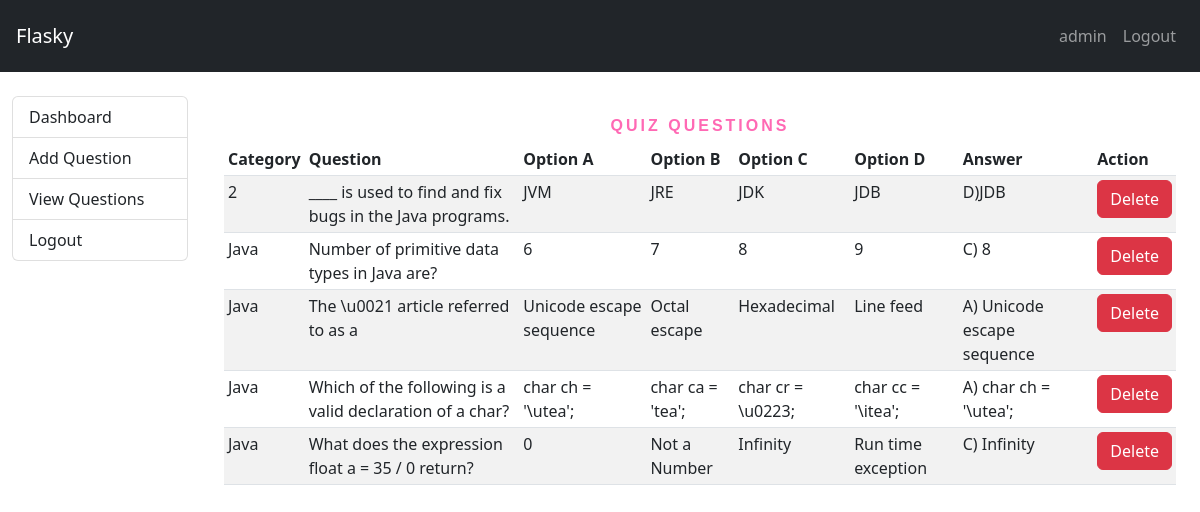
Before: /quiz/view (signed in) with the older database file.
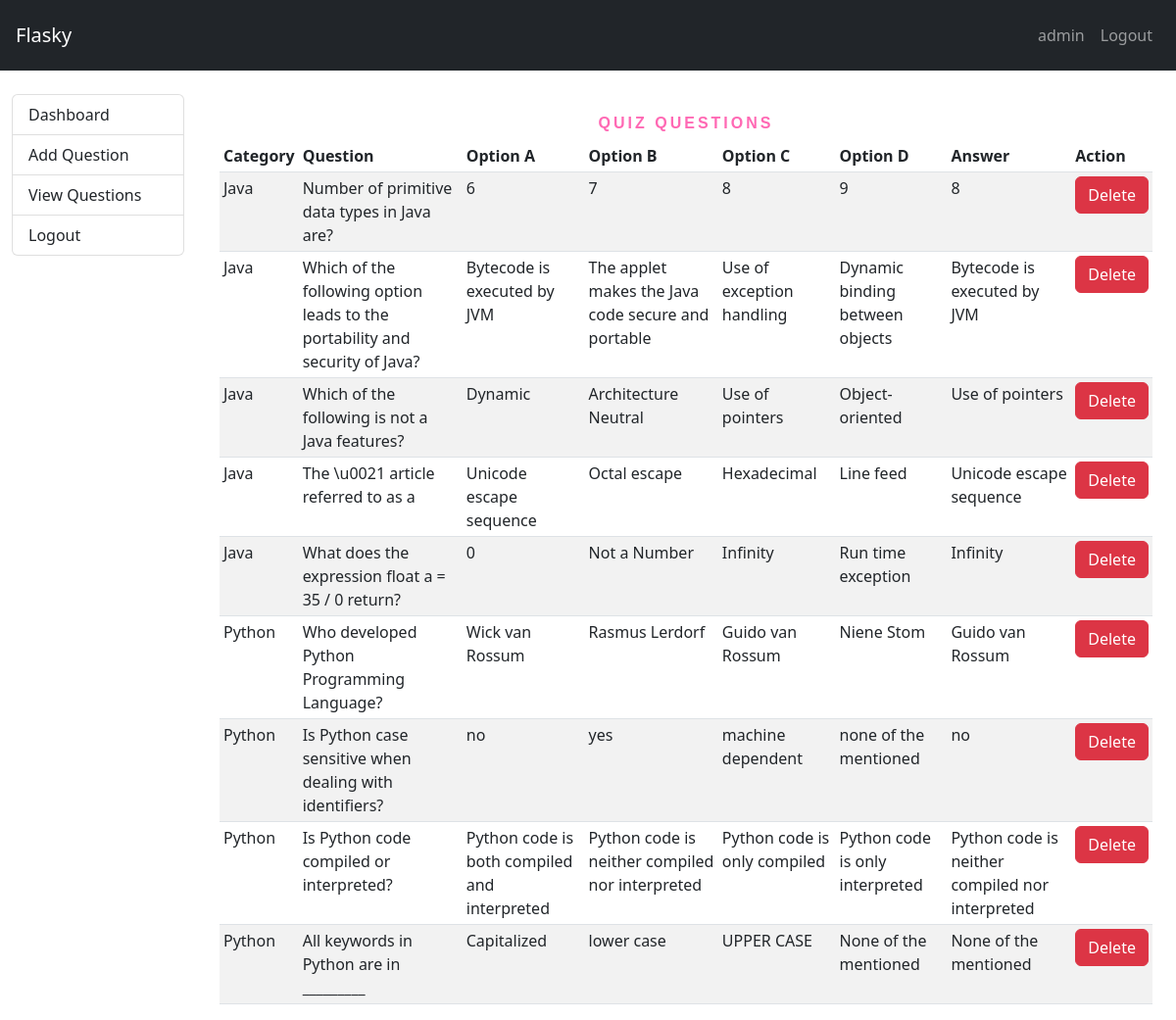
After: the same page with the newer database file.
### app.py (models this page shows, shortened)
class Quiz(db.Model):
    id = db.Column(db.Integer, primary_key=True)
    question= db.Column(db.String(1024), unique=True, nullable=False)
    option_A = db.Column(db.String(500), nullable=False)
    option_B = db.Column(db.String(500), nullable=False)
    option_C = db.Column(db.String(500), nullable=False)
    option_D = db.Column(db.String(500), nullable=False)
    answer=db.Column(db.String(500),nullable=False)
    category = db.Column(db.String(80), nullable=False)
    created_on = db.Column(db.DateTime, default=datetime.now)

### app.py (the view)
@app.route('/quiz/view')
def view_questions():
    if session.get('is_logged_in', False) and session.get('is_admin',False):
        questions = Quiz.query.all()
        return render_template('view_questions.html', questions=questions)
    else:
        flash('Login in admin to access this content','danger')
        return redirect('/')

### templates/view_questions.html (shortened to what this page needs)
{% extends 'layout/base.html' %}
{% block body %}
<div class="container-fluid vh-100">
  <div class="row">
    <div class="col-md-2 mt-4">
      {% include "partials/dashboard_menu.html" %}
    </div>
    <div class="col-md-10 mt-4">
      <div class="container">
        <div class="row">
          <div class="col-md-12 mx-auto">
          <h1 class="display1">Quiz Questions</h1>
          <table class="table table-striped table-sm">
            <thead>
              <tr>
                <th scope="col">Category</th>
                <th scope="col">Question</th>
                <th scope="col">Option A</th>
                <th scope="col">Option B</th>
                <th scope="col">Option C</th>
                <th scope="col">Option D</th>
                <th scope="col">Answer</th>
                <th scope="col">Action</th>
              </tr>
            </thead>
            <tbody>
              {% for question in questions %}
              <tr>
                <td>{{ question.category }}</td>
                <td>{{ question.question }}</td>
                <td>{{ question.option_A }}</td>
                <td>{{ question.option_B }}</td>
                <td>{{ question.option_C }}</td>
                <td>{{ question.option_D }}</td>
                <td>{{ question.answer }}</td>
                <td>
                  <a href="/quiz/delete/{{ question.id }}" class="btn btn-danger">Delete</a>
                </td>
              </tr>
              {% endfor %}
            </tbody>
          </div>
        </div>
      </div>
    </div>
  </div>
</div>
{% endblock %}

### templates/layout/base.html (shortened to what this page needs)
<!doctype html>
<html lang="en">
<head>
    <link rel="stylesheet" href="https://cdn.jsdelivr.net/npm/bootstrap@5.2.0/dist/css/bootstrap.min.css"
>
</head>
<body>
    <header>
        <nav class="navbar navbar-expand-lg p-3 navbar-dark bg-dark">
            <a class="navbar-brand" href="/">Flasky</a>
            <div class="collapse navbar-collapse" id="collapsibleNavId">
                <ul class="navbar-nav me-auto mt-2 mt-lg-0">
                    <li class="nav-item">
                        <a class="nav-link active" href="/" aria-current="page">
                        </a>
                    </li>
                </ul>
                <ul class="navbar-nav mt-2 mt-lg-0 ">
                    {% if 'is_logged_in' in session %}
                    <li class="nav-item">
                        <a class="nav-link" href="/dashboard">{{session.username}}</a>
                    </li>
                    <li class="nav-item">
                        <a class="nav-link" href="/logout">Logout</a>
                    </li>
                    {% endif %}
                </ul>
            </div>
        </nav>
    </header>
    <main>
        {% block body %}{% endblock %}
    </main>
</body>
</html>

### templates/partials/dashboard_menu.html
<div class="list-group">
    <a href="/admin/dashboard" class="list-group-item list-group-item-action">Dashboard</a>
    <a href="/quiz/add" class="list-group-item list-group-item-action">Add Question</a>
    <a href="/quiz/view" class="list-group-item list-group-item-action">View Questions</a>
    <a href="/logout" class="list-group-item list-group-item-action">Logout</a>
</div>

### templates/view_questions.html (style rules this page uses)
h1 { font-family: sans-serif; display: block; font-size: 1rem; font-weight: bold; text-align: center; letter-spacing: 3px; color: hotpink; text-transform: uppercase; padding-top: 20px; }
a { text-decoration: none; color: #fff; }

Changed rows visible on the page:
removed Quiz: category "2", question "____ is used to find and fix bugs in the Java programs.", option_A "JVM", option_B "JRE", option_C "JDK", option_D "JDB", answer "D)JDB"
removed Quiz: category "Java", question "What does the expression float a = 35 / 0 return?", option_A "0", option_B "Not a Number", option_C "Infinity", option_D "Run time exception", answer "C) Infinity"
added Quiz: category "Java", question "Number of primitive data types in Java are?", option_A "6", option_B "7", option_C "8", option_D "9", answer "8"
added Quiz: category "Java", question "Which of the following option leads to the portability and security of Java?", option_A "Bytecode is executed by JVM", option_B "The applet makes the Java code secure and portable", option_C "Use of exception handling", option_D "Dynamic binding between objects", answer "Bytecode is executed by JVM"
changed Quiz: question "Number of primitive data types in Java are?" → "Which of the following is not a Java features?"; option_A "6" → "Dynamic"; option_B "7" → "Architecture Neutral"; option_C "8" → "Use of pointers"; option_D "9" → "Object-oriented"; answer "C) 8" → "Use of pointers"
changed Quiz "The \\u0021 article referred to as a": answer "A) Unicode escape sequence" → "Unicode escape sequence"
changed Quiz: question "Which of the following is a valid declaration of a char?" → "What does the expression float a = 35 / 0 return?"; option_A "char ch = '\\utea';" → "0"; option_B "char ca = 'tea';" → "Not a Number"; option_C "char cr = \\u0223;" → "Infinity"; option_D "char cc = '\\itea';" → "Run time exception"; answer "A) char ch = '\\utea';" → "Infinity"
added Quiz: category "Python", question "Who developed Python Programming Language?", option_A "Wick van Rossum", option_B "Rasmus Lerdorf", option_C "Guido van Rossum", option_D "Niene Stom", answer "Guido van Rossum"
added Quiz: category "Python", question "Is Python case sensitive when dealing with identifiers?", option_A "no", option_B "yes", option_C "machine dependent", option_D "none of the mentioned", answer "no"
added Quiz: category "Python", question "Is Python code compiled or interpreted?", option_A "Python code is both compiled and interpreted", option_B "Python code is neither compiled nor interpreted", option_C "Python code is only compiled", option_D "Python code is only interpreted", answer "Python code is neither compiled nor interpreted"
added Quiz: category "Python", question "All keywords in Python are in _________", option_A "Capitalized", option_B "lower case", option_C "UPPER CASE", option_D "None of the mentioned", answer "None of the mentioned"
